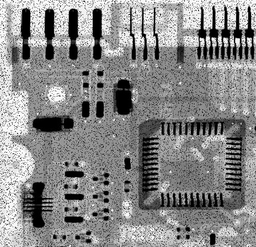
#> input picture Lab6_Image_Restoration/Q6_1_1.tiff, 256 x 247 px, shrunk from 464 x 448 before the run; its folder holds 4 pictures in this run
$ python adaptive_filter_11810818.py
#> lines starting #> are read from the running program, lines starting #| are printed output that depends on the picture
import numpy as np
import numpy.fft
from skimage import io, data
import math
from scipy import interpolate
import matplotlib.pyplot as plt
from matplotlib import cm
import matplotlib.image as mplimg
from numba import njit,prange
import EE326_SUSTech as ee
import time

@njit(parallel=True)
def adaptive_11810818(input_image, n_size, smax):
    output_image = np.zeros(input_image.shape, dtype=np.uint8)
    m, n = input_image.shape

    for i in prange(m):
        for j in prange(n):
            n_size_2 = n_size

            while True:
                step = (int)((n_size_2 - 1) / 2)
                pixels = np.zeros(n_size_2 * n_size_2)

                for i2 in range(n_size_2):
                    for j2 in range(n_size_2):
                        if i - step + i2 >= 0 \
                                and i - step + i2 < input_image.shape[0] \
                                and j - step + j2 >= 0 \
                                and j - step + j2 < input_image.shape[0]:
                            pixels[j2 * n_size_2 + i2] = input_image[i - step + i2, j - step + j2]

                pixels_sorted = np.sort(pixels)
                med = (int)((n_size_2 * n_size_2-1)/2)
                a1 = pixels_sorted[med] - pixels_sorted[0]
                a2 = pixels_sorted[med] - pixels_sorted[n_size_2 * n_size_2-1]
                if(a1>0 and a2<0):
                    b1 = input_image[i, j] - pixels_sorted[0]
                    b2 = input_image[i, j] - pixels_sorted[n_size_2 * n_size_2-1]
                    if(b1>0 and b2<0):
                        output_image[i, j] = pixels[med]
                    else:
                        output_image[i, j] = pixels_sorted[med]
                    break
                else:
                    if(n_size_2 < smax):
                        n_size_2 += 2
                    else:
                        output_image[i, j] = pixels_sorted[med]
                        break

    return output_image

if __name__ == '__main__':
    for i in [1
        , 2
        , 3
        , 4
              ]:
        start_time = time.time()
        input_image = "Q6_1_" + str(i)
        output_name = "plots/" + str(input_image) + "_adaptive.png"
        input_image = io.imread(input_image + ".tiff")
#> input_image is the input picture: shape (247, 256); min 0, max 255, mean 135.7
        output_image = adaptive_11810818(input_image, 3, 20)
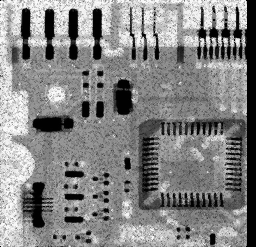
#> output_image: shape (247, 256); min 0, max 254, mean 132.1
        print(time.time() - start_time)
        mplimg.imsave(output_name,
                      output_image,
                      cmap=cm.gray)

        print("Finish processing " + str(i))
#> pass 2 of the loop `for i in [1`:
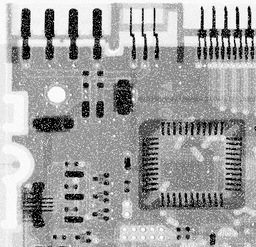
#> input picture Lab6_Image_Restoration/Q6_1_2.tiff, 256 x 247 px, shrunk from 464 x 448 before the run
#> input_image is the input picture: shape (247, 256); min 0, max 255, mean 161.6
#> `output_image = adaptive_11810818(input_image, 3, 20)`:
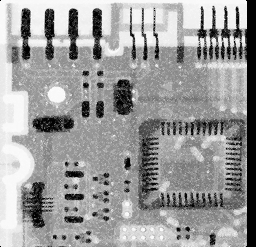
#> output_image: shape (247, 256); min 0, max 254, mean 155.1
#> pass 3 of the loop `for i in [1`:
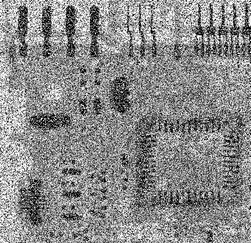
#> input picture Lab6_Image_Restoration/Q6_1_3.tiff, 251 x 243 px, shrunk from 455 x 440 before the run
#> input_image is the input picture: shape (243, 251); min 0, max 255, mean 138.2
#> `output_image = adaptive_11810818(input_image, 3, 20)`:
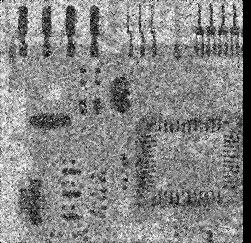
#> output_image: shape (243, 251); min 0, max 254, mean 133.9
#> the loop made 4 passes; the first 3 are shown
